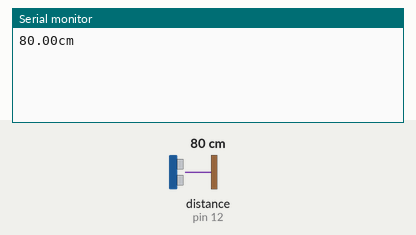
Bench run of a sketch on a simulated Arduino Uno, built with avr-gcc and run on an emulated ATmega328P. Parts: the last lines printed to the serial monitor. Inputs (shaded band) come from the test bench; at power-on: distance to the obstacle (sensor on pin 12) 80 cm. The echo pulse lasts 58.3 µs per cm.

Above: at 2.2 s.
2.3 s: distance to the obstacle (sensor on pin 12) set to 2 cm
At 3.5 s:
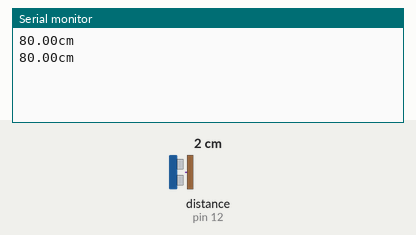
4.0 s: distance to the obstacle (sensor on pin 12) set to 4 cm
At 5.7 s:
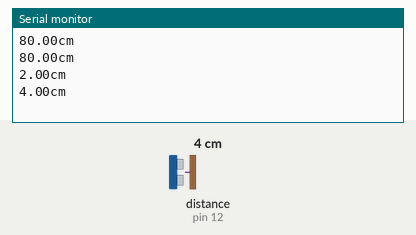
Timing chart, 0 to 7.2 s (numbered marks = the images above; inputs shaded):
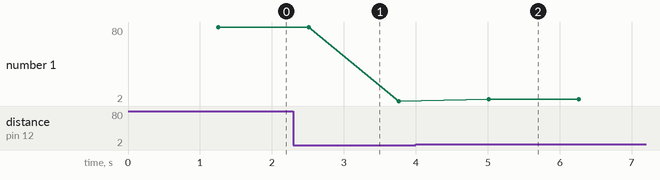

Measured:
- after the input at 4.0 s, the serial monitor: prints a new line after 1.0 s (image 2)
- plotted number 1: 80 → 2 after the input at 2.3 s, 2 → 4 after the input at 4.0 s

The sketch:

ultrasound.ino
```cpp
#include "SR04.h"

#define TRIG_PIN 12
#define ECHO_PIN 11

// ms
#define DELAY 1000

SR04 sr04 = SR04(ECHO_PIN,TRIG_PIN);

void setup() {
	Serial.begin(9600);
	delay(DELAY);
}

void loop() {
	double distance = sr04.DistanceAvg(25, 10);
	Serial.print(distance);
	Serial.println("cm");
	delay(DELAY);
}
```
